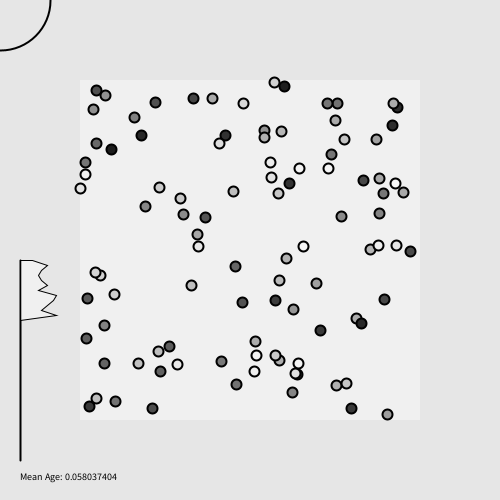
Frame 1 (no input)
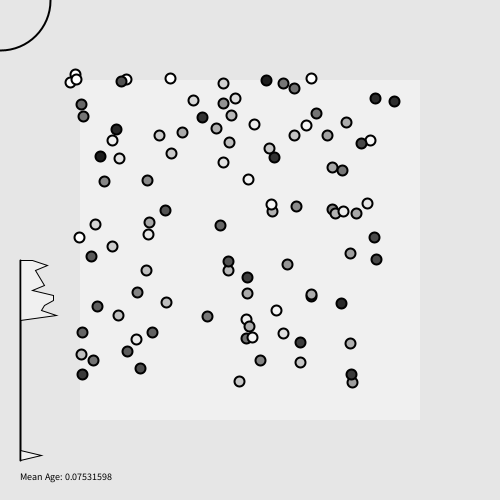
Frame 60 (the mouse pressed at the canvas centre just before this capture)
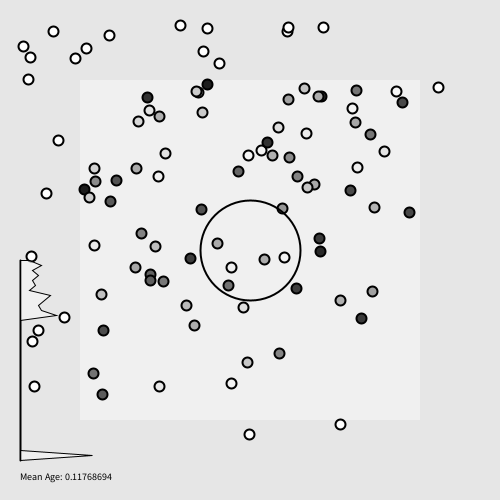
Frame 120 (the mouse held since frame 60 and released just before this capture)

The Processing sketch that drew these frames (run headless with seeded random() and noise(); from frame 60 on, the mouse is pressed at the canvas centre):

// Processing sketch: processing_82690
// ── processing_82690.pde

/* @pjs pauseOnBlur="true"; */  

int pednumber = 100;
Pedestrian[] ped = new Pedestrian[pednumber];
Graph g;

void setup(){
    size(500, 500);
    smooth(3);

    g = new Graph(200,40);
    PVector location;
    float age;
    for (int i = 0; i<ped.length-1; i++){
        location = new PVector(random(80, width-80),random(80, height-80));
        age = random(0.01, 0.1);
        ped[i] = new Pedestrian(location.x,location.y,age);
    }
}

void draw(){
    background(230);
    fill(255,100);
    noStroke();
    rect(80, 80, width-(2*80), height-(2*80));
    PVector target = new PVector(float(mouseX),float(mouseY));
    for (int i = 0; i<ped.length-1; i++){   
    ped[i].update();
    ped[i].seek(target);
    ped[i].represent();
    }
    noFill();
    strokeWeight(2);
    ellipse(mouseX, mouseY, 100, 100);
    g.display();
}
/*
// Create a population graph using age data from pedestrian.
*/

class Graph
{
    PVector loc;
    float gLength, maxX; 
    int ageRem, gRes;
    int[] values;

    //Constructor
    Graph(float _gLength, int _gRes){
        gRes = _gRes;
        gLength = _gLength;
        loc = new PVector(20,height-gLength-40);
        maxX = gLength/4;
        
        //Creating an array of values to store graph coordinates.   
        values = new int[gRes+1];
    }

    void display()
    {
        strokeWeight(2);
        line(loc.x, loc.y, loc.x, loc.y+gLength);
        float mean = 0.0;
        //Filling matrix with values.
        for (int i = 0; i<ped.length-1; i++)
        {// Looping through all pedestrians.
            //Remapping maxforce to "values" length domaint and using to increase values.
            ageRem=int(map(ped[i].maxForce,0.01,0.309,0,values.length));
            values[ageRem] += 1;

            
            mean += ped[i].maxForce;

            //Remapping "values" to 0-1 range. 
            //float valuesRem = map(values[ageRem],0,ped.length-1,0,10);
            //values[ageRem] = int(valuesRem*maxX);
            //println(values[ageRem]);
        }

        fill(255,100);
        //noFill();
        strokeWeight(1);
        beginShape();
        vertex(loc.x,loc.y);
        for (int i = 0; i<values.length-1; i++)
        {// This loop creates graph vertex.
            // Scaling values.
            values[i]=values[i]*3;
            //println(values[i]);
            vertex(values[i]+loc.x, loc.y+(i*gLength/gRes)+gRes/gLength);
        }
        vertex(loc.x,loc.y+gLength);
        endShape(CLOSE);

        //Displaying information.
        mean = mean/ped.length;
        fill(0);
        textSize(10);
        text("Mean Age: "+mean, loc.x, loc.y+gLength+20);

        //Reset value[]
        for (int i = 0; i<values.length-1; i++){
            values[i]=0;
        }
    }

}
/*
// Pedestrian class inspired in Daniel Shiffman interpretation over Reynold's theories.
// NHIU.2012, Ángel Linares García.
*/

class Pedestrian 
{
//Vector variables. 
    PVector loc, vel, acc, desiredVel, steer, fleeV;
    Float maxForce, prevMaxForce, maxSpeed, maxSpeedFlee, r, wanderVal, circle, h, margins;

    Pedestrian (float x, float y, float _maxForce)
    {//Constructor.
        acc = new PVector (0,0);
        vel = new PVector (0,0);
        loc = new PVector (x,y);    
        r = 10.0;
        maxForce = _maxForce;
        prevMaxForce = maxForce;
        maxSpeed = 1.0;
        maxSpeedFlee = maxSpeed*2;
        wanderVal = 0.0;
        margins = 80.0;
    }

    void update()
    {//Euler integration method adaptation.
        vel.add(acc);
        vel.limit(maxSpeed);
        loc.add(vel);
        acc.mult(0);
    }

    void applyForce (PVector force)
    {//Applying Newtons second law.
        acc.add(force); 
    }


    void seek(PVector target)
    {//target seek algorithm
        desiredVel = PVector.sub(target,loc);
        // Decreasing desired vector length.
        float d = desiredVel.mag();
        desiredVel.normalize();
        chekwalls();// This functions is repeated and has no sens. Check where to put it.
        //flee();

        if (d<100)
        {//Detects if pedestrian is near its target and slowdown.
            float m = map (d,0,100,0,maxSpeed); // Inside 100 units circle velocity decrease from 100 to 0.
            desiredVel.mult(m);
        }
        // else 
        // {
        //  //chekwalls();
        //  // desiredVel.mult(maxSpeed);   //Otherwise, run at max speed.
        //  // wander();    // Wander function.
        //  flee();
        // }
        
        desiredVel.mult(maxSpeed);
        steer = PVector.sub(desiredVel,vel);
        steer.limit(maxForce);

        if (mousePressed == true){
            steer.mult(-1);
        }
        //Inserted flee function 
         // It's a little bit stupid to keep this function here...perhaps send to Draw.

        //applyForce(fleeV);
        applyForce(steer);       
    }

    void flee()
    {//Runaway if mouse is pressed
        if (mousePressed == true)
        {//Flee behavior
            chekwalls();
            desiredVel.mult(maxSpeed);
            steer = PVector.sub(desiredVel,vel);
            steer.limit(maxForce);

            wanderVal = 0.0;
            wanderVal += random(-2, 2);
            steer.mult(-1);
            fleeV = steer;
            maxSpeed = maxSpeedFlee;
        }
        else 
        {
            chekwalls();
            desiredVel.mult(maxSpeed);
            steer = PVector.sub(desiredVel,vel);
            steer.limit(maxForce);

            maxSpeed = 1.0;
            fleeV = new PVector (0,0);
        }
    }

        void wander()
    {
        //wanderVal algorithm.
        wanderVal += random(-0.1, 0.1);
        circle = desiredVel.mag();
        h = desiredVel.heading2D();
        desiredVel.normalize();
        desiredVel.x = (circle*cos(wanderVal+h));
        desiredVel.y = (circle*sin(wanderVal+h));
    }

    void chekwalls()
    {
        if (loc.x < margins || loc.x > width-margins || loc.y < margins || loc.y > height-margins)
        {
            maxForce = 0.3;
        }else 
        {
            maxForce = prevMaxForce;
        }

        PVector xLimit = new PVector (0,0);
        if (loc.x < margins)
        {
            xLimit = new PVector(maxSpeed,0);
        }
        else if (loc.x > width-margins) 
        {   
            xLimit = new PVector(-maxSpeed,0);
        }
        else
        {       
            desiredVel.mult(maxSpeed);  //Otherwise, run at max speed.
            wander();
        }

        PVector yLimit = new PVector (0,0);
        if (loc.y < margins)
        {
            yLimit = new PVector(0, maxSpeed);
        }
        else if (loc.y > height-margins) 
        {
            yLimit = new PVector(0, -maxSpeed);
        }
        else
        {       
            desiredVel.mult(maxSpeed);  //Otherwise, run at max speed.
            wander();
        }
        PVector chekwallsV = PVector.add(xLimit,yLimit);
        chekwallsV = PVector.add(vel,chekwallsV);
        desiredVel.add(chekwallsV);
        desiredVel.normalize();
    }

    void represent()
    {//Drawing pedestrian form
        stroke(0);
        strokeWeight(2);
        int ageColor = int(map(maxForce, 0.01, 0.1, 25, 255));
        fill(ageColor,ageColor,ageColor);
        ellipse(loc.x, loc.y, r, r);
    }


}
